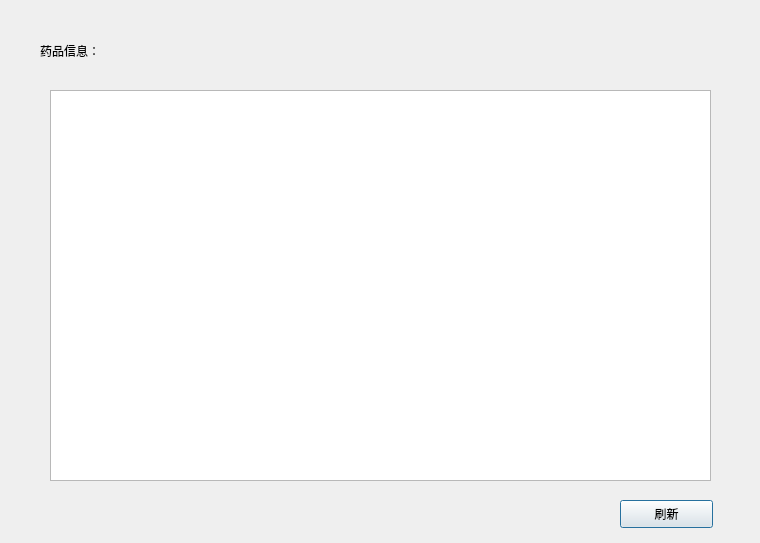
<?xml version="1.0" encoding="UTF-8"?>
<ui version="4.0">
 <class>readmedi</class>
 <widget class="QDialog" name="readmedi">
  <property name="geometry">
   <rect>
    <x>0</x>
    <y>0</y>
    <width>760</width>
    <height>543</height>
   </rect>
  </property>
  <property name="windowTitle">
   <string>药品信息</string>
  </property>
  <widget class="QLabel" name="label">
   <property name="geometry">
    <rect>
     <x>40</x>
     <y>20</y>
     <width>211</width>
     <height>61</height>
    </rect>
   </property>
   <property name="styleSheet">
    <string notr="true">font: 18pt &quot;华文楷体&quot;;</string>
   </property>
   <property name="text">
    <string>药品信息：</string>
   </property>
  </widget>
  <widget class="QTableView" name="tableView">
   <property name="geometry">
    <rect>
     <x>50</x>
     <y>90</y>
     <width>661</width>
     <height>391</height>
    </rect>
   </property>
  </widget>
  <widget class="QPushButton" name="pushButton">
   <property name="geometry">
    <rect>
     <x>620</x>
     <y>500</y>
     <width>93</width>
     <height>28</height>
    </rect>
   </property>
   <property name="text">
    <string>刷新</string>
   </property>
  </widget>
 </widget>
 <resources/>
 <connections/>
</ui>
